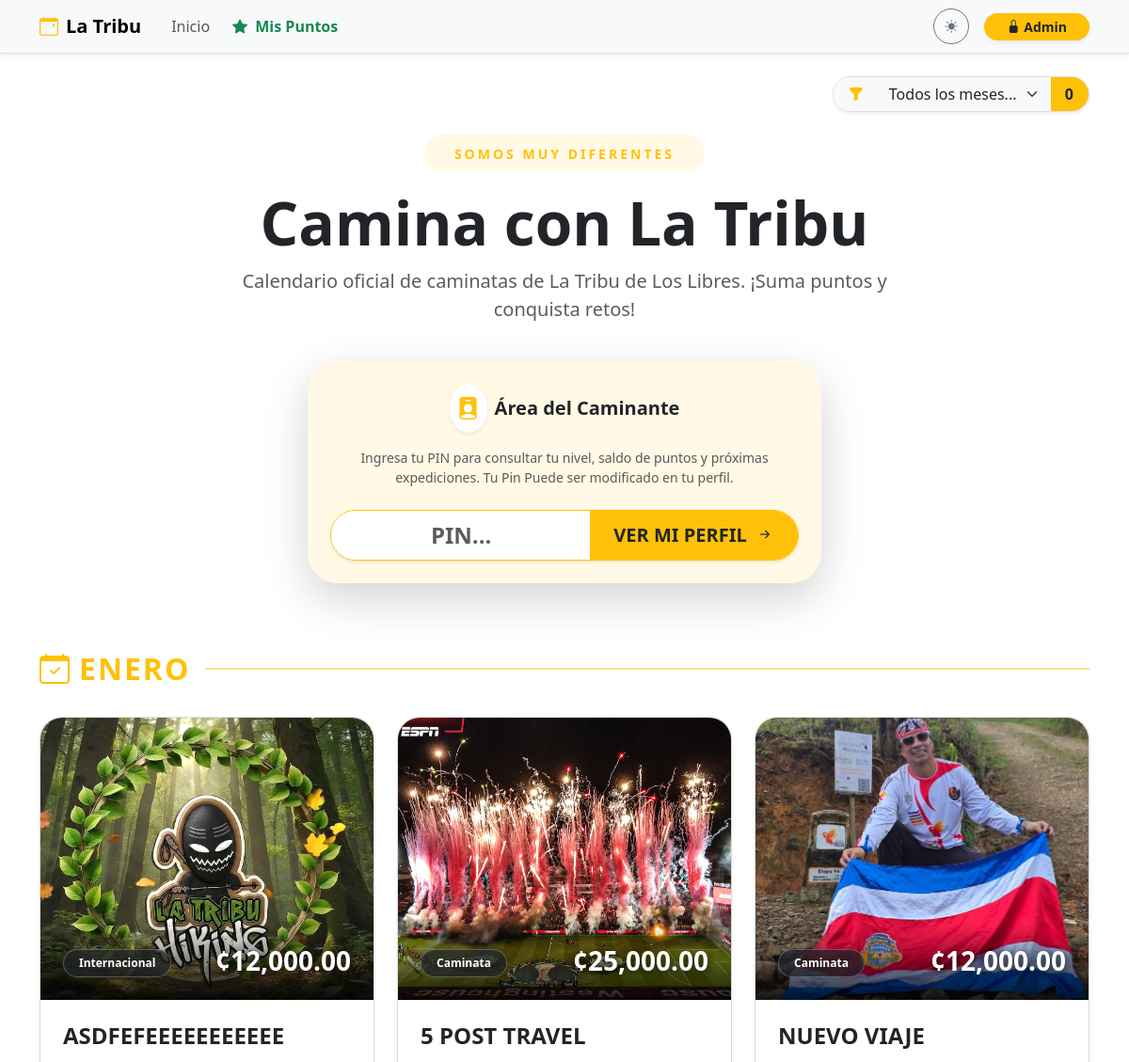
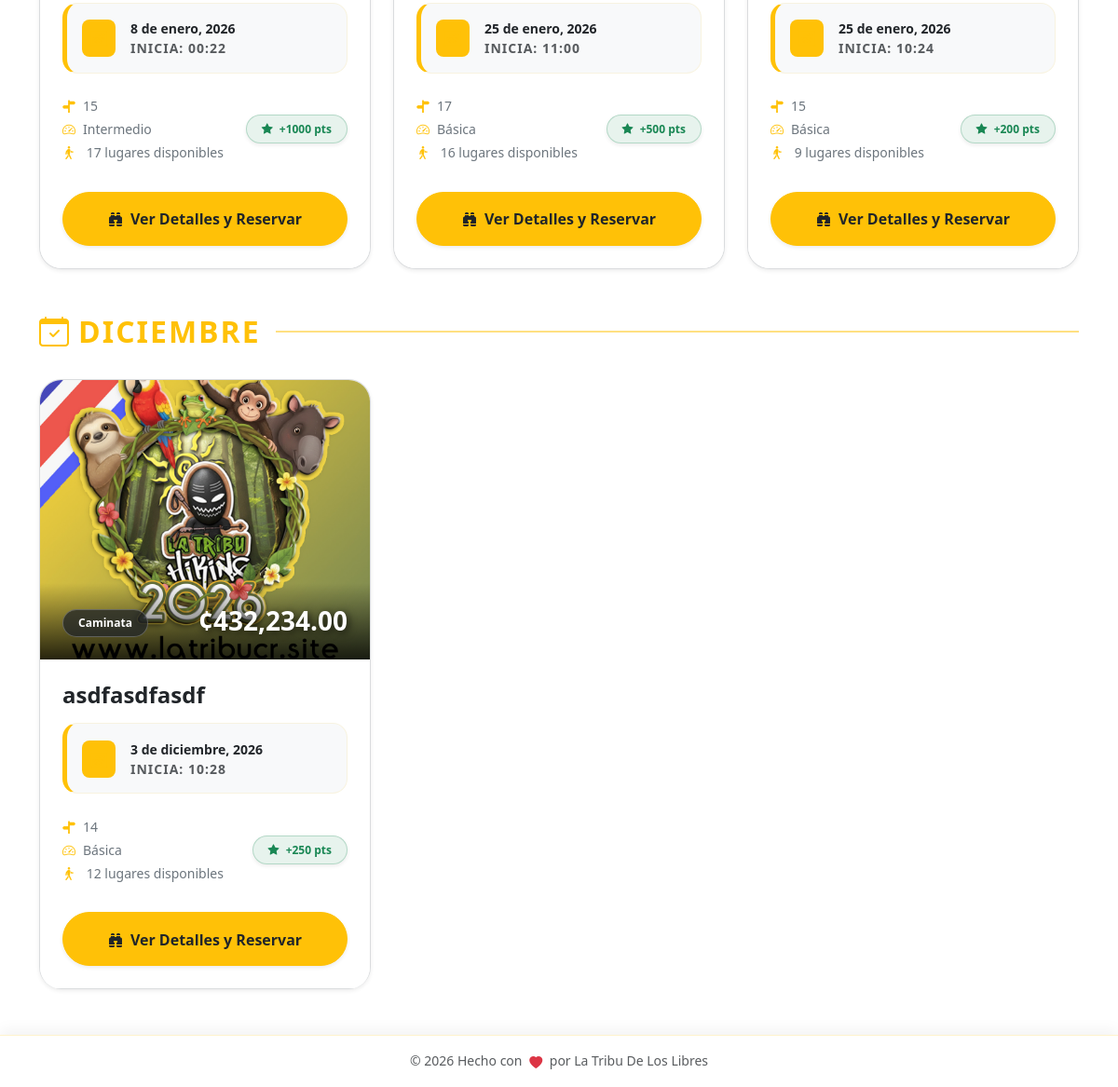
The page / on the database its author committed (2 pictures, top to bottom).
### db.py (models this page shows)
class Event(db.Model):
    __tablename__ = 'event'
    id = db.Column(db.Integer, primary_key=True)
    title = db.Column(db.String(100), nullable=False)
    flyer = db.Column(db.String(120)) # Nombre del archivo de imagen física
    currency = db.Column(db.String(5), default='¢')
    price = db.Column(db.Float, nullable=False)
    reservation_fee = db.Column(db.String(50)) # Texto descriptivo ej: "5000 colones"
    points_reward = db.Column(db.Integer, default=10) # Puntos base que otorga el evento
    activity_type = db.Column(db.String(50)) # Caminata, Camping, Taller, etc.
    difficulty = db.Column(db.String(50))
    distance = db.Column(db.String(50))
    duration_days = db.Column(db.Integer, default=1)
    event_date = db.Column(db.Date, nullable=False)
    end_date = db.Column(db.Date) # Para expediciones de varios días
    departure_point = db.Column(db.String(150))
    departure_time = db.Column(db.String(20))
    pickup_point = db.Column(db.String(200))
    capacity = db.Column(db.Integer, default=0)
    description = db.Column(db.Text)
    status = db.Column(db.String(20), default='Activa') # Activa, Suspendido, Se Traslado, Oculto
    moved_date = db.Column(db.Date) # Nueva fecha en caso de reprogramación
    bookings = db.relationship('Booking', backref='event', lazy=True, cascade="all, delete-orphan")

### rutas.py (the view)
@main_bp.route('/')
def home():
    search_month = request.args.get('search_month', type=int)
    today = (datetime.now(timezone.utc).replace(tzinfo=None) - timedelta(hours=6)).date()
    query = Event.query
    if search_month:
        query = query.filter(extract('month', Event.event_date) == search_month)
    if not (current_user.is_authenticated and current_user.is_superuser):
        query = query.filter(Event.event_date >= today)
    events = query.order_by(Event.event_date.asc()).all()
    return render_template('home.html', events=events)

### app.py (called while the page is built)
@app.before_request
def force_https():
    if request.headers.get('X-Forwarded-Proto') == 'http':
        url = request.url.replace('http://', 'https://', 1)
        return redirect(url, code=301)

### rutas.py (called while the page is built)
def get_config(key, default_val=""):
    try:
        conf = SystemConfig.query.filter_by(key=key).first()
        return conf.value if conf else default_val
    except:
        return default_val

### templates/home.html (shortened to what this page needs)
{% extends "base.html" %}
{% block content %}
{% set meses = ['', 'enero', 'febrero', 'marzo', 'abril', 'mayo', 'junio', 'julio', 'agosto', 'septiembre', 'octubre', 'noviembre', 'diciembre'] %}
<div class="row align-items-center mb-4 animate__animated animate__fadeIn">
    <div class="col-lg-12 text-center">
        <div class="d-inline-block p-2 bg-warning bg-opacity-10 rounded-pill mb-3">
            <span class="text-warning fw-bold small px-4 text-uppercase" style="letter-spacing: 3px;">Somos muy Diferentes</span>
        </div>
        <h1 class="display-3 fw-bold mb-0">Camina con La Tribu</h1>
        <p class="lead text-muted mt-2 mx-auto" style="max-width: 700px;">
            Calendario oficial de caminatas de La Tribu de Los Libres. ¡Suma puntos y conquista retos!
        </p>
    </div>
</div>
<div class="row justify-content-center mb-5 animate__animated animate__fadeInUp" style="animation-delay: 0.2s;">
    <div class="col-md-8 col-lg-6">
        <div class="card border-0 shadow-lg rounded-5 overflow-hidden position-relative">
            <div class="position-absolute top-0 start-0 w-100 h-100 bg-warning bg-opacity-10" style="z-index: 0;"></div>
            <div class="card-body p-4 text-center position-relative" style="z-index: 1;">
                <div class="d-flex justify-content-center align-items-center mb-3">
                    <div class="bg-white p-2 rounded-circle shadow-sm me-2 text-warning">
                        <i class="bi bi-person-badge-fill fs-4"></i>
                    </div>
                    <h5 class="fw-bold mb-0 text-dark">Área del Caminante</h5>
                </div>
                <p class="text-muted small mb-4">
                    Ingresa tu PIN para consultar tu nivel, saldo de puntos y próximas expediciones. Tu Pin Puede ser modificado en tu perfil.
                </p>
                <div class="input-group input-group-lg shadow-sm rounded-pill overflow-hidden border border-warning bg-white">
                    <input type="text" id="quickPinInput" class="form-control border-0 text-center fw-bold text-primary fs-4" placeholder="PIN..." maxlength="6">
                    <button class="btn btn-warning fw-bold text-dark px-4 transition-hover" type="button" onclick="goToProfileQuick()">
                        <span class="ver-text">VER </span>MI PERFIL <i class="bi bi-arrow-right-short ms-1"></i>
                    </button>
                </div>
            </div>
        </div>
    </div>
</div>
<div class="row g-4">
    {% if events %}
        {% set last_month = namespace(value=none) %}
        {% for event in events %}
            {% if last_month.value != event.event_date.month %}
                <div class="col-12 mt-5 mb-2 animate__animated animate__fadeIn">
                    <div class="d-flex align-items-center gap-3">
                        <h2 class="fw-bold text-warning mb-0 text-uppercase" style="letter-spacing: 2px;">
                            <i class="bi bi-calendar-check me-2"></i>{{ meses[event.event_date.month] }}
                        </h2>
                        <div class="flex-grow-1">
                            <hr class="border-warning border-2 opacity-50 my-0">
                        </div>
                    </div>
                </div>
                {% set last_month.value = event.event_date.month %}
            {% endif %}
            {% set ocupados = event.bookings | selectattr("status", "equalto", "Activo") | list | length %}
            {% set disponibles = event.capacity - ocupados %}
            {% set es_pasado = event.event_date < now.date() %}
            <div class="col-md-6 col-lg-4">
                <div class="card h-100 shadow-sm border border-secondary border-opacity-25 overflow-hidden position-relative adventure-card animate__animated animate__fadeInUp" style="animation-delay: {{ loop.index0 * 0.1 }}s">
                    <div class="card-img-container" style="height: 300px; background: var(--bs-tertiary-bg); position: relative; overflow: hidden;">
                        {% if event.flyer %}
                            <img src="{{ url_for('static', filename='uploads/flyers/' + event.flyer) }}"
                                 class="card-img-top w-100 h-100 flyer-zoom"
                                 style="object-fit: cover; cursor: pointer;"
                                 alt="{{ event.title }}"
                                 onclick="showFullImage(this.src, this.alt)">
                        {% else %}
                            <div class="w-100 h-100 d-flex flex-column align-items-center justify-content-center text-muted">
                                <i class="bi bi-image display-1 opacity-10"></i>
                                <small class="fw-bold opacity-25">Flyer pendiente</small>
                            </div>
                        {% endif %}
                        <div class="price-overlay position-absolute bottom-0 start-0 w-100 p-4 d-flex justify-content-between align-items-end" style="background: linear-gradient(transparent, rgba(0,0,0,0.8)); pointer-events: none;">
                            <span class="badge bg-dark bg-opacity-75 text-white px-3 py-2 rounded-pill small border border-white border-opacity-25">{{ event.activity_type }}</span>
                            <div class="price-tag">
                                <span class="h3 fw-bold mb-0 text-white shadow-text">{{ event.currency }}{{ "{:,.2f}".format(event.price) }}</span>
                            </div>
                        </div>
                    </div>
                    <div class="card-body p-4">
                        <h4 class="card-title fw-bold mb-3 text-truncate-2 title-link">{{ event.title }}</h4>
                        <div class="mb-4 p-3 bg-body-tertiary rounded-4 small border border-warning border-opacity-10 ticket-date">
                            <div class="d-flex align-items-center">
                                <div class="bg-warning bg-opacity-20 p-2 rounded-3 me-3 text-warning">
                                    <i class="bi bi-calendar3 h5 mb-0"></i>
                                </div>
                                <div>
                                    <div class="fw-bold text-body">
                                        {% if event.duration_days > 1 %}
                                            Del {{ event.event_date.day }} al {{ event.end_date.day }} de {{ meses[event.end_date.month] }}
                                        {% else %}
                                            {{ event.event_date.day }} de {{ meses[event.event_date.month] }}, {{ event.event_date.year }}
                                        {% endif %}
                                    </div>
                                    <div class="x-small text-muted text-uppercase fw-bold" style="letter-spacing: 1px;">Inicia: {{ event.departure_time }}</div>
                                </div>
                            </div>
                        </div>
                        <div class="d-flex justify-content-between align-items-center mb-2">
                            <div class="d-flex flex-column gap-1 small text-secondary fw-medium card-meta-data">
                                <div><i class="bi bi-signpost-split-fill me-2 text-warning"></i>{{ event.distance or 'Por definir' }}</div>
                                <div><i class="bi bi-speedometer2 me-2 text-warning"></i>{{ event.difficulty }}</div>
                                <div class="{{ 'text-danger fw-bold animate__animated animate__pulse animate__infinite' if disponibles <= 5 else '' }}">
                                    <i class="bi bi-person-walking me-2 text-warning"></i>
                                    {% if disponibles > 0 %}
                                        {{ disponibles }} lugares disponibles
                                    {% else %}
                                        <span class="badge bg-danger">AGOTADO</span>
                                    {% endif %}
                                </div>
                            </div>
                            <div class="text-end">
                                <span class="badge bg-success bg-opacity-10 text-success border border-success border-opacity-25 rounded-pill px-3 py-2 fw-bold shadow-sm points-badge" title="Recompensa por completar">
                                    <i class="bi bi-star-fill me-1"></i> +{{ event.points_reward or 10 }} pts
                                </span>
                            </div>
                        </div>
                    </div>
                    <div class="card-footer bg-body border-0 p-4 pt-0">
                        {% if es_pasado %}
                             <button class="btn btn-secondary rounded-pill fw-bold py-3 w-100 disabled" disabled>Evento Finalizado</button>
                        {% elif disponibles > 0 %}
                            <button class="btn btn-warning rounded-pill fw-bold py-3 shadow-sm w-100 text-dark transition-all btn-main-reserve" data-bs-toggle="modal" data-bs-target="#detailsModal{{ event.id }}">
                                <i class="bi bi-binoculars-fill me-2"></i>Ver Detalles y Reservar
                            </button>
                        {% else %}
                            <button class="btn btn-secondary rounded-pill fw-bold py-3 w-100 disabled" disabled>Cupos Agotados</button>
                        {% endif %}
                    </div>
                </div>
            </div>
        {% endfor %}
    {% endif %}
</div>
<link rel="stylesheet" href="https://cdnjs.cloudflare.com/ajax/libs/animate.css/4.1.1/animate.min.css"/>
{% endblock %}

### templates/base.html (style rules this page uses)
body { padding-bottom: 80px; min-height: 100vh; display: flex; flex-direction: column; transition: background-color 0.3s ease, color 0.3s ease; }
.nav-link, .btn { transition: all 0.2s ease-in-out; }

### templates/home.html (style rules this page uses)
.adventure-card { transition: all 0.4s cubic-bezier(0.175, 0.885, 0.32, 1.275); border-radius: 1.5rem !important; background: #ffffff; }
.flyer-zoom { transition: transform 0.8s ease; }
.shadow-text { text-shadow: 2px 2px 8px rgba(0,0,0,0.8); }
.ticket-date { border-left: 5px solid #ffc107 !important; }
.text-truncate-2 { display: -webkit-box; -webkit-line-clamp: 2; -webkit-box-orient: vertical; overflow: hidden; }

### rows shown on the page
Event: event_date "ENERO", flyer (picture), title "ASDFEFEEEEEEEEEEE", event_date.day "8", event_date "enero", event_date.year "2026", departure_time "00:22", distance "15", difficulty "Intermedio", capacity "17", points_reward "1000"
Event: flyer (picture), title "5 POST TRAVEL", event_date.day "25", event_date "enero", event_date.year "2026", departure_time "11:00", distance "17", difficulty "Básica", disponibles "16", points_reward "500"
Event: flyer (picture), title "NUEVO VIAJE", event_date.day "25", event_date "enero", event_date.year "2026", departure_time "10:24", distance "15", difficulty "Básica", disponibles "9", points_reward "200"
Event: event_date "DICIEMBRE", flyer (picture), title "asdfasdfasdf", event_date.day "3", event_date "diciembre", event_date.year "2026", departure_time "10:28", distance "14", difficulty "Básica", capacity "12", points_reward "250"

### other values the page prints
{{ month_activity_count|default(0) }} "0"
